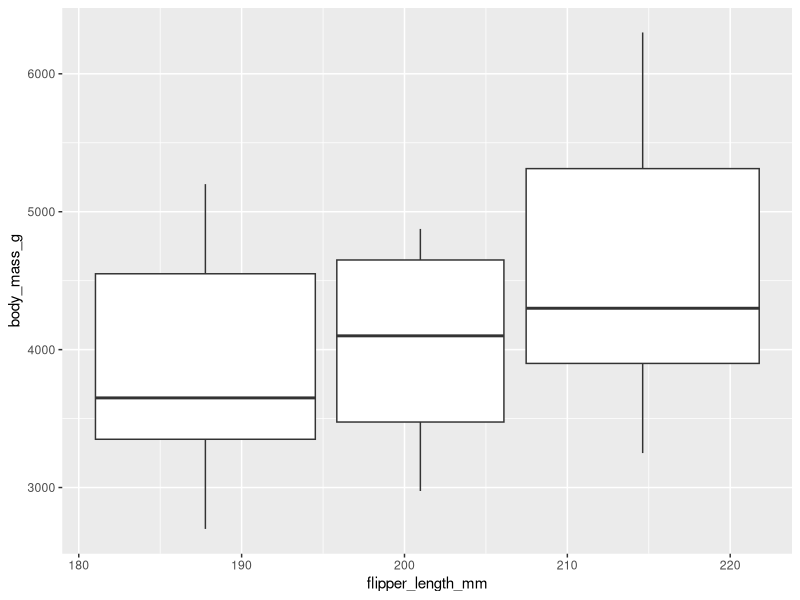

Here is the R script that generated this plot:
library(tidyverse)
library(vegan)
data <- palmerpenguins::penguins

ggplot(data = data) +
  geom_boxplot(aes(x = flipper_length_mm, y = body_mass_g, group = sex))
